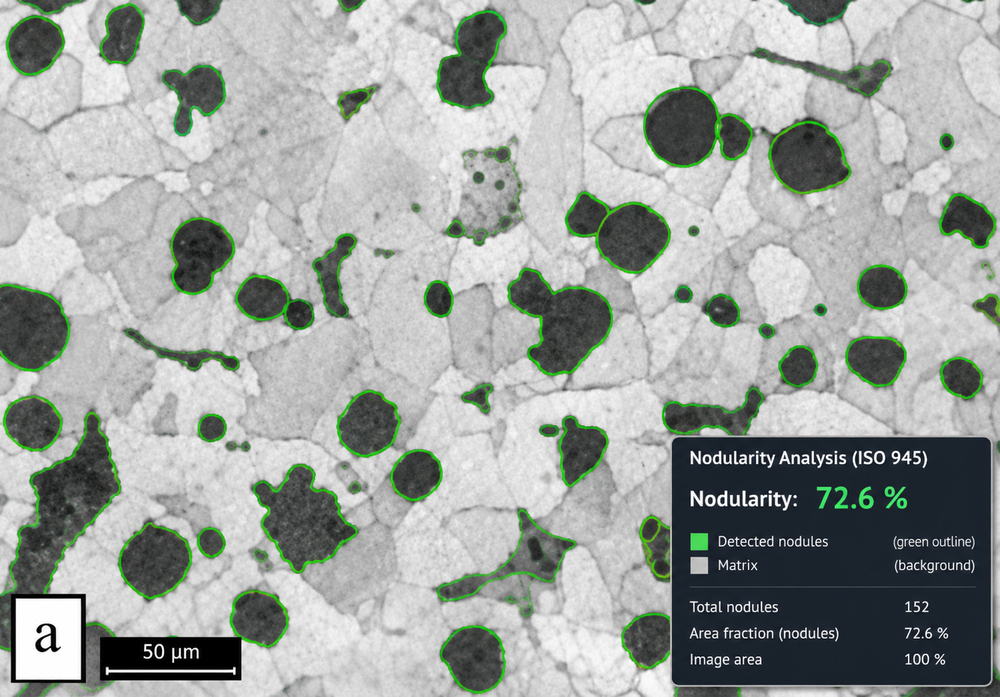
#> input picture tests/fixtures/hi5.png, 1000 x 697 px, shrunk from 1502 x 1047 before the run
$ python -i scale_calibration.py   (imports and definitions only)
#> lines starting #> are read from the running program, lines starting #| are printed output that depends on the picture; after the words box and inside, x2 and y2 are one past the last pixel; in counts of white or black regions, pixels touching at a corner belong together
#> further down, picture is the input picture: shape (697, 1000, 3); mean B, G, R 159.3, 163.3, 157.9
"""Micrograph Optical Scale Bar Detection and Calibration.

Provides reliable, non-heuristic measurement of embedded scale bars in metallurgical
micrographs, calculation of micron-per-pixel spatial scale, and isolation of burned-in
annotation regions to prevent scale bar lines and text from contaminating metallurgical phase analysis.
"""
from __future__ import annotations

from typing import Any, Dict, Optional, Tuple
import cv2
import numpy as np


def detect_micrograph_scale_bar(
    image: np.ndarray,
    nominal_length_um: Optional[float] = None,
) -> Optional[Dict[str, Any]]:
    """Detect and measure an embedded horizontal scale bar in a micrograph.

    Args:
        image: BGR or grayscale numpy image.
        nominal_length_um: Known or standard physical length in micrometers (default 50.0 um).

    Returns:
        Dict with detection geometry, pixel length, physical scale, and annotation ROI,
        or None if no valid scale bar is found.
    """
    if image is None or image.size == 0:
        return None

    gray = cv2.cvtColor(image, cv2.COLOR_BGR2GRAY) if len(image.shape) == 3 else image
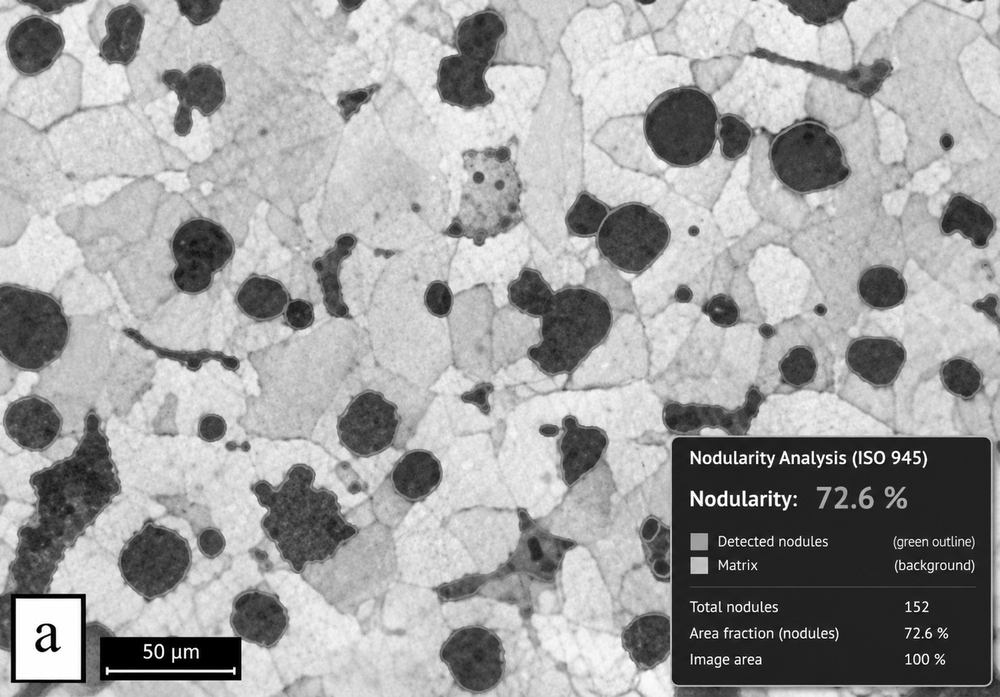
#> gray: shape (697, 1000); min 0, max 255, mean 161.2
    h, w = gray.shape
#> h = 697; w = 1000

    # Focus inspection on the bottom 25% margin where scale bars and stamp boxes reside
    y_start = int(h * 0.75)
#> y_start = 522
    margin = gray[y_start:, :]
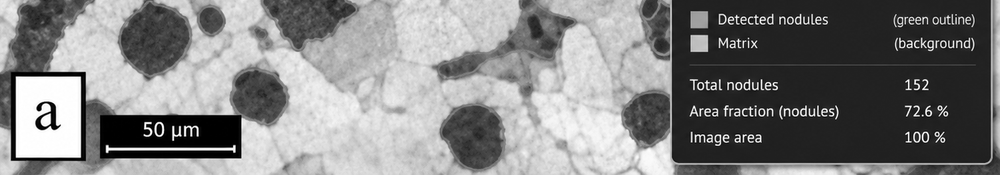
#> margin: shape (175, 1000); min 0, max 255, mean 129

    # Threshold for dark markings (typical scale lines are black or dark gray on light background)
    _, bin_dark = cv2.threshold(margin, 50, 255, cv2.THRESH_BINARY_INV)
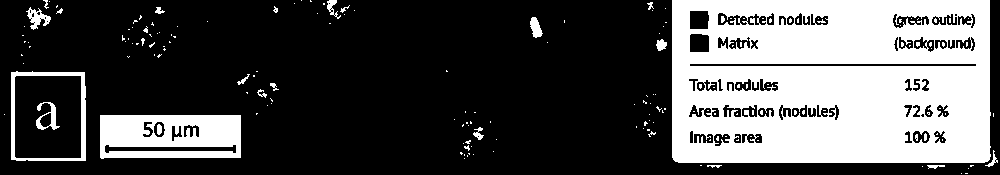
#> bin_dark: shape (175, 1000); 31.1% white; 177 white regions (153 under 20 px), largest, box (x1, y1, x2, y2) and area: (672, 0, 991, 163) 45869, (100, 115, 241, 159) 5127, (11, 71, 86, 161) 1245

    # Use a horizontal morphological kernel to isolate horizontal lines >= 60 px
    horiz_kernel = cv2.getStructuringElement(cv2.MORPH_RECT, (50, 1))
    lines_isolated = cv2.morphologyEx(bin_dark, cv2.MORPH_OPEN, horiz_kernel)
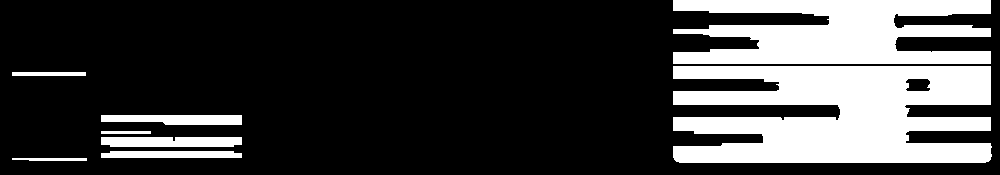
#> lines_isolated: shape (175, 1000); 24.7% white; 8 white regions, largest, box (x1, y1, x2, y2) and area: (673, 66, 992, 163) 24327, (673, 0, 991, 64) 14752, (101, 137, 242, 147) 1368

    num_labels, labels, stats, centroids = cv2.connectedComponentsWithStats(lines_isolated)
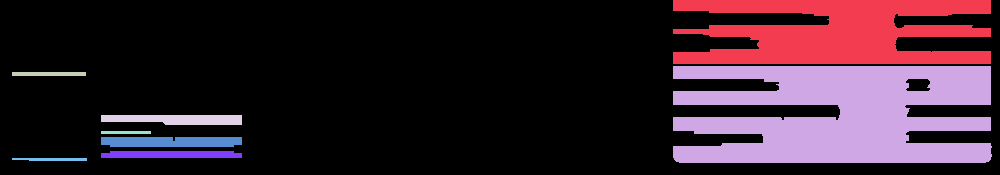
#> labels: shape (175, 1000) int32; 9 distinct labels, from 0 to 8; one colour per label, 0 black
#> num_labels = 9; stats = [[0, 0, 1000, 175, 131725], [673, 0, 318, 64, 14752], [673, 66, 319, 97, 24327], [12, 72, 74, 4, 296], [101, 115, 141, 10, 1221], [101, 131, 50, 3, 150], [101, 137, 141, 10, 1368], [101, 151, 141, 7, 953], [12, 158, 75, 3, 208]]; centroids = [[410.3, 86.64], [835.8, 32.04], [837.6, 114.2], [48.5, 73.5], [177, 119], [125.5, 132], [171.1, 141.4], [171.1, 154.1], [51.37, 158.9]]

    best_candidate = None
    best_len = 0

    for i in range(1, num_labels):
        bw = int(stats[i, cv2.CC_STAT_WIDTH])
        bh = int(stats[i, cv2.CC_STAT_HEIGHT])
        bx = int(stats[i, cv2.CC_STAT_LEFT])
        by = int(stats[i, cv2.CC_STAT_TOP]) + y_start

        # Valid scale bars have high aspect ratio (thin height <= 12 px, long width >= 70 px)
        if bw >= 70 and bh <= 12:
            if bw > best_len:
                best_len = bw
                best_candidate = (bx, by, bw, bh)
#> this loop made 8 passes
#> (bw, bh, bx, by, best_len, best_candidate) on passes 3 to 4: (74, 4, 12, 594, 74, (12, 594, 74, 4)), (141, 10, 101, 637, 141, (101, 637, 141, 10))
#> (bw, bh, bx, by) on passes 1, 2, 5, 6, 7, 8: (318, 64, 673, 522), (319, 97, 673, 588), (50, 3, 101, 653), (141, 10, 101, 659), (141, 7, 101, 673), (75, 3, 12, 680)
#> after the loop, best_len = 141

    if not best_candidate:
        return None

    bx, by, bw, bh = best_candidate
#> bx = 101; by = 637; bw = 141; bh = 10
    nominal_um = float(nominal_length_um) if (nominal_length_um and nominal_length_um > 0) else 50.0
    scale_um_per_px = nominal_um / float(bw)
#> scale_um_per_px = 0.355
    px_per_um = float(bw) / nominal_um
#> px_per_um = 2.82

    # Annotation ROI includes the horizontal line, the text ("50 µm") above it, and padding
    annot_x1 = max(0, bx - 45)
#> annot_x1 = 56
    annot_y1 = max(0, by - 45)
#> annot_y1 = 592
    annot_x2 = min(w, bx + bw + 65)
#> annot_x2 = 307
    annot_y2 = min(h, by + bh + 30)
#> annot_y2 = 677

    return {
        "detected": True,
        "bar_x": bx,
        "bar_y": by,
        "bar_length_px": bw,
        "bar_height_px": bh,
        "nominal_length_um": nominal_um,
        "scale_um_per_px": round(scale_um_per_px, 5),
        "px_per_um": round(px_per_um, 2),
        "calibration_method": f"Optical scale-bar measurement ({bw} px = {nominal_um} µm)",
        "units": "µm/px",
        "annotation_roi": {
            "x": int(annot_x1),
            "y": int(annot_y1),
            "w": int(annot_x2 - annot_x1),
            "h": int(annot_y2 - annot_y1),
        },
    }


# [86 lines left out: functions exclude_annotation_roi, generate_exclusion_overlay, not called in this run]

>>> import cv2
>>> picture = cv2.imread('../../../../tests/fixtures/hi5.png')
>>> result = detect_micrograph_scale_bar(picture)
#> result = 11 items
